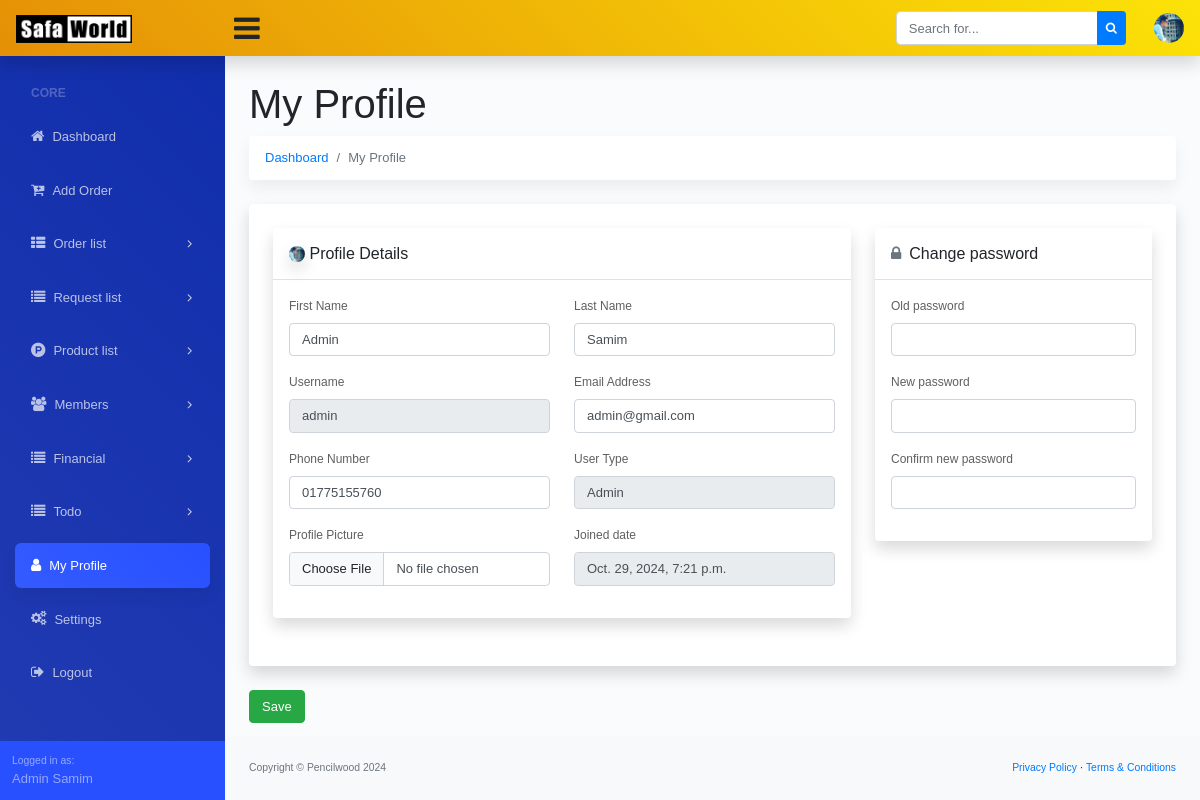
The app's page /my-profile/ (signed in) with its own data.
### dashboard/models.py (models this page shows, shortened)
class Site_Settings(models.Model):
    fav_icon = models.ImageField(upload_to='logo/', blank=True, null=True)
    logo = models.ImageField(upload_to='logo/', blank=True, null=True)
    website_name = models.CharField(max_length=200, blank=True, null=True)
    website_title = models.CharField(max_length=1000, blank=True, null=True)
    copyright_company = models.CharField(max_length=200)
    copyright_year = models.CharField(max_length=4)

### account/models.py (models this page shows, shortened)
class Custom_User(AbstractUser):
    USER_TYPE = (
        ('Admin', 'Admin'),
        ('Staff', 'Staff'),
        ('Factory Staff', 'Factory Staff'),
    )
    user_type = models.CharField(max_length=20, choices=USER_TYPE, blank=True, null=True)
    email = models.EmailField(("email address"), blank=True, unique=True)
    phone_number = models.CharField(max_length=14, blank=True, null=True)
    profile_picture = models.ImageField(upload_to='profile-picture/', blank=True, null=True)
    USERNAME_FIELD = "email"
    REQUIRED_FIELDS = ["username"]

### account/views.py (the view, shortened to what this page needs)
# urls.py: path('my-profile/', MyProfileView.as_view(), name='my_profile'),
class MyProfileView(LoginRequiredMixin, View):
    template_name = 'account/my_profile.html'
    def get(self, request, *args, **kwargs):
        return render(request, self.template_name)

### dashboard/context_processor.py (called while the page is built)
def website_settings(request):
    website_setting = Site_Settings.objects.all().first()
    return {'website_setting': website_setting}

### templates/account/my_profile.html (shortened to what this page needs)
{% extends '../base.html' %}
{% block dashboard_body %}
<main>
   <div class="container-fluid">
      <h1 class="mt-4">My Profile</h1>
      <ol class="breadcrumb mb-4">
         <li class="breadcrumb-item"><a href="{% url 'dashboard' %}">Dashboard</a></li>
         <li class="breadcrumb-item active">My Profile</li>
      </ol>
      <form method="POST" enctype="multipart/form-data">
         <div class="row">
            <div class="col-xl-12">
               <div class="card mb-4 order-list">
                  <div class="gold-members p-4">
                     <div class="row">
                        <div class="col-md-8 add_top_30">
                           <div class="card mb-4 order-list">
                              <div class="gold-members">
                                 <div class="box_general padding_bottom">
                                    <div class="header_box version_2 border-bottom p-3">
                                       <h6 class="m-0">
                                          {% if request.user.profile_picture %}
                                          <img src="{{request.user.profile_picture.url}}" alt="profile-picture" style="width: 16px; height: auto; border-radius: 100%;">
                                          {% else %}
                                          <i class="fa fa-user-circle text-muted mr-2"></i>
                                          {% endif %}
                                          Profile Details
                                       </h6>
                                    </div>
                                    <div class="p-3">
                                       <div class="row">
                                          <div class="col-md-6">
                                             <div class="form-group">
                                                <label>First Name</label>
                                                <input type="text" class="form-control"
                                                   value="{{request.user.first_name}}" name="first_name">
                                             </div>
                                          </div>
                                          <div class="col-md-6">
                                             <div class="form-group">
                                                <label>Last Name</label>
                                                <input type="text" class="form-control" value="{{request.user.last_name}}"
                                                   name="last_name">
                                             </div>
                                          </div>
                                       </div>
                                       <div class="row">
                                          <div class="col-md-6">
                                             <div class="form-group">
                                                <label>Username</label>
                                                <input type="text" class="form-control"
                                                   value="{{request.user.username}}" readonly name="username">
                                             </div>
                                          </div>
                                          <div class="col-md-6">
                                             <div class="form-group">
                                                <label>Email Address</label>
                                                <input type="email" class="form-control" value="{{request.user.email}}"
                                                   name="email">
                                             </div>
                                          </div>
                                       </div>
                                       <div class="row">
                                          <div class="col-md-6">
                                             <div class="form-group">
                                                <label>Phone Number</label>
                                                <input type="text" class="form-control"
                                                   value="{{request.user.phone_number}}" name="phone_number">
                                             </div>
                                          </div>
                                          <div class="col-md-6">
                                             <div class="form-group">
                                                <label>User Type</label>
                                                <input type="text" class="form-control" readonly
                                                   value="{{request.user.user_type}}">
                                             </div>
                                          </div>
                                       </div>
                                       <div class="row">
                                          <div class="col-md-6">
                                             <div class="form-group">
                                                <label>Profile Picture</label>
                                                <input type="file" class="form-control" name="profile_picture">
                                             </div>
                                          </div>
                                          <div class="col-md-6">
                                             <div class="form-group">
                                                <label>Joined date</label>
                                                <input type="text" class="form-control"
                                                   value="{{request.user.date_joined}}" readonly disabled>
                                             </div>
                                          </div>
                                       </div>
                                    </div>
                                 </div>
                              </div>
                           </div>
                        </div>
                        <div class="col-md-4">
                           <div class="card mb-4 order-list">
                              <div class="gold-members">
                                 <div class="box_general padding_bottom">
                                    <div class="header_box version_2 border-bottom p-3">
                                       <h6 class="m-0">
                                          <i class="fa fa-lock text-muted mr-2"></i>Change password
                                       </h6>
                                    </div>
                                    <div class="p-3">
                                       <div class="form-group">
                                          <label>Old password</label>
                                          <input class="form-control" type="password" name="old_password">
                                       </div>
                                       <div class="form-group">
                                          <label>New password</label>
                                          <input class="form-control" type="password" name="new_password">
                                       </div>
                                       <div class="form-group">
                                          <label>Confirm new password</label>
                                          <input class="form-control" type="password" name="confirm_new_password">
                                       </div>
                                    </div>
                                 </div>
                              </div>
                           </div>
                        </div>
                     </div>
                  </div>
               </div>
               <div class="save mb-2">
                  <button type="submit" class="btn btn-success">Save</button>
               </div>
            </div>
         </div>
      </form>
   </div>
</main>
{% endblock dashboard_body %}

### templates/base.html (shortened to what this page needs)
{% load static %}
<!DOCTYPE html>
<html lang="en">
<head>
  <link href="https://cdn.jsdelivr.net/npm/bootstrap@5.3.2/dist/css/bootstrap.min.css" rel="stylesheet"
>
  <link href="{% static 'assets/css/dataTables.bootstrap4.min.css' %}" rel="stylesheet">
  <link href="{% static 'assets/css/styles.css' %}" rel="stylesheet" />
  <link rel="stylesheet" href="https://cdnjs.cloudflare.com/ajax/libs/font-awesome/4.7.0/css/font-awesome.min.css">
</head>
<body class="sb-nav-fixed">
  {% include './navbar.html' %}
  <div id="layoutSidenav">
    <div id="layoutSidenav_nav">
      {% include './side_navbar.html' %}
    </div>
    <div id="layoutSidenav_content">
      {% block dashboard_body %}
      {% endblock dashboard_body %}
      <footer class="py-4 bg-light mt-auto">
        <div class="container-fluid">
          <div class="d-flex align-items-center justify-content-between small">
            <div class="text-muted">Copyright &copy; {{website_setting.copyright_company}} {{website_setting.copyright_year}}</div>
            <div>
              <a href="">Privacy Policy</a>
              &middot;
              <a href="">Terms &amp; Conditions</a>
            </div>
          </div>
        </div>
      </footer>
    </div>
  </div>
</body>
</html>

### templates/navbar.html (shortened to what this page needs)
{% load static %}
<nav class="sb-topnav navbar navbar-expand navbar-light shadow-sm bg-warning">
    <a class="navbar-brand" href="{% url 'dashboard' %}">
        <img alt="logo" src="
        {% if website_setting.logo %}
        {{website_setting.logo.url}}
        {% endif %}
        " width="60%">
    </a>
    <button class="btn btn-link btn-sm order-1 order-lg-0" id="sidebarToggle" href="#"
        style="font-size: 30px !important;"><i class="fa fa-bars"></i></button>
    <form class="d-none d-md-inline-block form-inline ml-auto mr-0 mr-md-3 my-2 my-md-0">
        <div class="input-group">
            <input class="form-control" type="text" placeholder="Search for..." aria-label="Search"
                aria-describedby="basic-addon2" />
            <div class="input-group-append">
                <button class="btn btn-primary btn-sm" type="button"><i class="fa fa-search"></i></button>
            </div>
        </div>
    </form>
    <ul class="navbar-nav ml-auto ml-md-0">
        <li class="nav-item dropdown no-arrow ml-1 osahan-profile-dropdown">
            <a class="nav-link dropdown-toggle pr-0" href="#" role="button" data-toggle="dropdown" aria-haspopup="true"
                aria-expanded="false">
                {% if request.user.profile_picture %}
                <img class="img-profile rounded-circle" src="{{request.user.profile_picture.url}}">
                {% else %}
                <i class="fa fa-user-circle" style="font-size: 35px;"></i>
                {% endif %}
            </a>
        </li>
    </ul>
</nav>

### templates/side_navbar.html (shortened to what this page needs)
{% url 'dashboard' as admin_dashboard_url %}
<nav class="sb-sidenav accordion sb-sidenav-dark" id="sidenavAccordion">
    <div class="sb-sidenav-menu">
        <div class="nav">
            <div class="sb-sidenav-menu-heading">Core</div>
            <a class="nav-link Active" href="{{admin_dashboard_url}}">
                <div class="sb-nav-link-icon"><i class="fa fa-home"></i></div>
                Dashboard
            </a>
            <a class="nav-link Active" href="{% url 'add_new_order' %}">
                <div class="sb-nav-link-icon"><i class="fa fa-cart-plus"></i></div>
                Add Order
            </a>
            <a class="nav-link collapsed" href="#" data-toggle="collapse" data-target="#collapseOrder"
                aria-expanded="false" aria-controls="collapseOrder">
                <div class="sb-nav-link-icon"><i class="fa fa-th-list"></i></div>
                Order list
                <div class="sb-sidenav-collapse-arrow"><i class="fa fa-angle-down"></i></div>
            </a>
            <a class="nav-link collapsed" href="#" data-toggle="collapse" data-target="#collapseRequest"
                aria-expanded="false" aria-controls="collapseRequest">
                <div class="sb-nav-link-icon"><i class="fa fa-list"></i></div>
                Request list
                <div class="sb-sidenav-collapse-arrow"><i class="fa fa-angle-down"></i></div>
            </a>
            <a class="nav-link collapsed" href="#" data-toggle="collapse" data-target="#collapseProduct"
                aria-expanded="false" aria-controls="collapseProduct">
                <div class="sb-nav-link-icon"><i class="fa fa-product-hunt"></i></div>
                Product list
                <div class="sb-sidenav-collapse-arrow"><i class="fa fa-angle-down"></i></div>
            </a>
            {% if request.user.user_type == 'Admin' %}
            <a class="nav-link collapsed" href="#" data-toggle="collapse" data-target="#collapseMembers"
                aria-expanded="false" aria-controls="collapseMembers">
                <div class="sb-nav-link-icon"><i class="fa fa-users"></i></div>
                Members
                <div class="sb-sidenav-collapse-arrow"><i class="fa fa-angle-down"></i></div>
            </a>
            {% endif %}
            <a class="nav-link collapsed" href="#" data-toggle="collapse" data-target="#collapseFinancial"
                aria-expanded="false" aria-controls="collapseRequest">
                <div class="sb-nav-link-icon"><i class="fa fa-list"></i></div>
                Financial
                <div class="sb-sidenav-collapse-arrow"><i class="fa fa-angle-down"></i></div>
            </a>
            <a class="nav-link collapsed" href="#" data-toggle="collapse" data-target="#collapseTodo"
                aria-expanded="false" aria-controls="collapseRequest">
                <div class="sb-nav-link-icon"><i class="fa fa-list"></i></div>
                Todo
                <div class="sb-sidenav-collapse-arrow"><i class="fa fa-angle-down"></i></div>
            </a>
            <a class="nav-link Active" href="{% url 'my_profile' %}">
                <div class="sb-nav-link-icon"><i class="fa fa-user"></i></div>
                My Profile
            </a>
            {% if request.user.user_type == 'Admin' %}
            <a class="nav-link Active" href="{% url 'settings' %}">
                <div class="sb-nav-link-icon"><i class="fa fa-gears"></i></div>
                Settings
            </a>
            {% endif %}
            <a class="nav-link" href="{% url 'logout' %}">
                <div class="sb-nav-link-icon"><i class="fa fa-sign-out"></i></div>
                Logout
            </a>
        </div>
    </div>
    <div class="sb-sidenav-footer">
        <div class="small">Logged in as:</div>
        {{request.user.first_name}} {{request.user.last_name}}
    </div>
</nav>

### records on screen
Site_Settings: logo (picture), copyright_company "Pencilwood", copyright_year "2024"
Custom_User: user.profile_picture (picture), user.first_name "Admin", user.last_name "Samim", first_name "Admin", last_name "Samim", username "admin", email "admin@gmail.com", phone_number "01775155760", user.user_type "Admin", user.date_joined "Oct. 29, 2024, 7:21 p.m."
